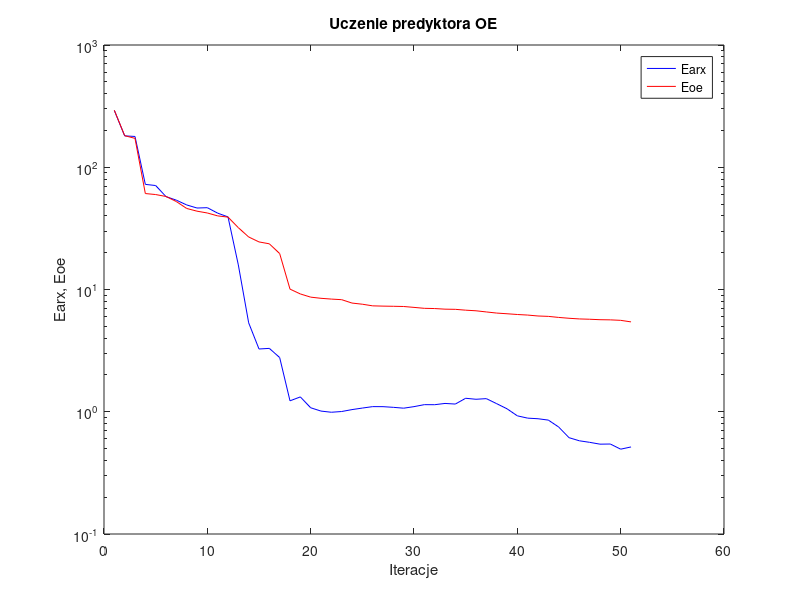
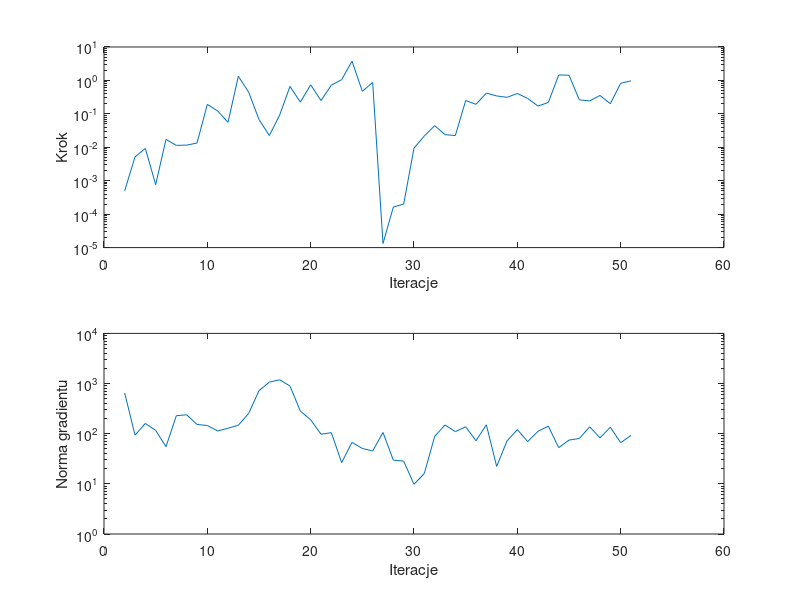

Source code (MATLAB) for these figures, in order:
%uczenie predyktora oe
clear all;
n=0; farx(n+1)=2.912483e+002; foe(n+1)=2.925609e+002; wspucz(n+1)=0.000000e+000; ng(n+1)=0.000000e+000;
%odnowa zmiennej metryki
n=1; farx(n+1)=1.805758e+002; foe(n+1)=1.812514e+002; krok(n+1)=4.988661e-004; ng(n+1)=6.520345e+002;
n=2; farx(n+1)=1.786003e+002; foe(n+1)=1.722948e+002; krok(n+1)=5.167850e-003; ng(n+1)=9.356695e+001;
n=3; farx(n+1)=7.244323e+001; foe(n+1)=6.094337e+001; krok(n+1)=9.258382e-003; ng(n+1)=1.600581e+002;
n=4; farx(n+1)=7.086483e+001; foe(n+1)=5.980168e+001; krok(n+1)=7.625735e-004; ng(n+1)=1.163085e+002;
n=5; farx(n+1)=5.754314e+001; foe(n+1)=5.766818e+001; krok(n+1)=1.725161e-002; ng(n+1)=5.521372e+001;
n=6; farx(n+1)=5.379779e+001; foe(n+1)=5.242102e+001; krok(n+1)=1.142218e-002; ng(n+1)=2.284176e+002;
n=7; farx(n+1)=4.918230e+001; foe(n+1)=4.602245e+001; krok(n+1)=1.160327e-002; ng(n+1)=2.385695e+002;
n=8; farx(n+1)=4.639943e+001; foe(n+1)=4.372541e+001; krok(n+1)=1.340015e-002; ng(n+1)=1.529650e+002;
n=9; farx(n+1)=4.668788e+001; foe(n+1)=4.225758e+001; krok(n+1)=1.919924e-001; ng(n+1)=1.456113e+002;
n=10; farx(n+1)=4.212438e+001; foe(n+1)=4.001318e+001; krok(n+1)=1.221144e-001; ng(n+1)=1.135891e+002;
n=11; farx(n+1)=3.925249e+001; foe(n+1)=3.909126e+001; krok(n+1)=5.576355e-002; ng(n+1)=1.282701e+002;
n=12; farx(n+1)=1.587913e+001; foe(n+1)=3.204437e+001; krok(n+1)=1.328755e+000; ng(n+1)=1.476093e+002;
n=13; farx(n+1)=5.337874e+000; foe(n+1)=2.689837e+001; krok(n+1)=4.448787e-001; ng(n+1)=2.531158e+002;
n=14; farx(n+1)=3.261157e+000; foe(n+1)=2.450168e+001; krok(n+1)=6.776944e-002; ng(n+1)=7.212932e+002;
n=15; farx(n+1)=3.299284e+000; foe(n+1)=2.364721e+001; krok(n+1)=2.243330e-002; ng(n+1)=1.066609e+003;
n=16; farx(n+1)=2.776245e+000; foe(n+1)=1.967810e+001; krok(n+1)=9.233170e-002; ng(n+1)=1.189894e+003;
n=17; farx(n+1)=1.228688e+000; foe(n+1)=1.007328e+001; krok(n+1)=6.614848e-001; ng(n+1)=8.912045e+002;
n=18; farx(n+1)=1.322421e+000; foe(n+1)=9.197784e+000; krok(n+1)=2.239477e-001; ng(n+1)=2.830965e+002;
n=19; farx(n+1)=1.078116e+000; foe(n+1)=8.660437e+000; krok(n+1)=7.382907e-001; ng(n+1)=1.893056e+002;
n=20; farx(n+1)=1.012720e+000; foe(n+1)=8.472253e+000; krok(n+1)=2.501044e-001; ng(n+1)=9.751913e+001;
n=21; farx(n+1)=9.906699e-001; foe(n+1)=8.348971e+000; krok(n+1)=7.203499e-001; ng(n+1)=1.048625e+002;
n=22; farx(n+1)=1.004501e+000; foe(n+1)=8.256682e+000; krok(n+1)=1.054352e+000; ng(n+1)=2.653080e+001;
n=23; farx(n+1)=1.041388e+000; foe(n+1)=7.746594e+000; krok(n+1)=3.765360e+000; ng(n+1)=6.715053e+001;
n=24; farx(n+1)=1.071947e+000; foe(n+1)=7.579288e+000; krok(n+1)=4.714530e-001; ng(n+1)=5.075063e+001;
n=25; farx(n+1)=1.101573e+000; foe(n+1)=7.350540e+000; krok(n+1)=8.674420e-001; ng(n+1)=4.523273e+001;
%odnowa zmiennej metryki
n=26; farx(n+1)=1.100653e+000; foe(n+1)=7.312744e+000; krok(n+1)=1.323611e-005; ng(n+1)=1.057020e+002;
n=27; farx(n+1)=1.086823e+000; foe(n+1)=7.290592e+000; krok(n+1)=1.629540e-004; ng(n+1)=2.969313e+001;
n=28; farx(n+1)=1.069649e+000; foe(n+1)=7.261364e+000; krok(n+1)=2.006209e-004; ng(n+1)=2.837624e+001;
n=29; farx(n+1)=1.101245e+000; foe(n+1)=7.139976e+000; krok(n+1)=9.447410e-003; ng(n+1)=9.797124e+000;
n=30; farx(n+1)=1.143102e+000; foe(n+1)=7.015291e+000; krok(n+1)=2.191235e-002; ng(n+1)=1.612003e+001;
n=31; farx(n+1)=1.141938e+000; foe(n+1)=6.985765e+000; krok(n+1)=4.438543e-002; ng(n+1)=8.837809e+001;
n=32; farx(n+1)=1.169571e+000; foe(n+1)=6.905429e+000; krok(n+1)=2.390821e-002; ng(n+1)=1.491654e+002;
n=33; farx(n+1)=1.156085e+000; foe(n+1)=6.883451e+000; krok(n+1)=2.243330e-002; ng(n+1)=1.099241e+002;
n=34; farx(n+1)=1.288929e+000; foe(n+1)=6.775113e+000; krok(n+1)=2.498965e-001; ng(n+1)=1.374154e+002;
n=35; farx(n+1)=1.265088e+000; foe(n+1)=6.697831e+000; krok(n+1)=1.928435e-001; ng(n+1)=7.236017e+001;
n=36; farx(n+1)=1.280343e+000; foe(n+1)=6.553598e+000; krok(n+1)=4.170483e-001; ng(n+1)=1.504356e+002;
n=37; farx(n+1)=1.164618e+000; foe(n+1)=6.415774e+000; krok(n+1)=3.435737e-001; ng(n+1)=2.222448e+001;
n=38; farx(n+1)=1.057588e+000; foe(n+1)=6.333259e+000; krok(n+1)=3.116529e-001; ng(n+1)=7.172421e+001;
n=39; farx(n+1)=9.260021e-001; foe(n+1)=6.245421e+000; krok(n+1)=4.063898e-001; ng(n+1)=1.207026e+002;
n=40; farx(n+1)=8.866980e-001; foe(n+1)=6.178858e+000; krok(n+1)=2.894475e-001; ng(n+1)=6.962236e+001;
n=41; farx(n+1)=8.767488e-001; foe(n+1)=6.072006e+000; krok(n+1)=1.714306e-001; ng(n+1)=1.115233e+002;
n=42; farx(n+1)=8.545798e-001; foe(n+1)=6.028282e+000; krok(n+1)=2.193298e-001; ng(n+1)=1.414573e+002;
n=43; farx(n+1)=7.503293e-001; foe(n+1)=5.910235e+000; krok(n+1)=1.454334e+000; ng(n+1)=5.271156e+001;
n=44; farx(n+1)=6.137596e-001; foe(n+1)=5.816918e+000; krok(n+1)=1.435731e+000; ng(n+1)=7.454365e+001;
n=45; farx(n+1)=5.787506e-001; foe(n+1)=5.744713e+000; krok(n+1)=2.625380e-001; ng(n+1)=8.030415e+001;
n=46; farx(n+1)=5.621358e-001; foe(n+1)=5.711163e+000; krok(n+1)=2.431780e-001; ng(n+1)=1.371213e+002;
n=47; farx(n+1)=5.430993e-001; foe(n+1)=5.662639e+000; krok(n+1)=3.550835e-001; ng(n+1)=8.260185e+001;
n=48; farx(n+1)=5.445801e-001; foe(n+1)=5.645355e+000; krok(n+1)=2.007487e-001; ng(n+1)=1.345115e+002;
n=49; farx(n+1)=4.942098e-001; foe(n+1)=5.594569e+000; krok(n+1)=8.193164e-001; ng(n+1)=6.629759e+001;
n=50; farx(n+1)=5.153361e-001; foe(n+1)=5.433574e+000; krok(n+1)=9.709553e-001; ng(n+1)=9.256139e+001;

figure; semilogy(farx,'b'); hold on; semilogy(foe,'r'); xlabel('Iteracje'); ylabel('Earx, Eoe'); legend('Earx','Eoe'); title('Uczenie predyktora OE');
figure; subplot(2,1,1); semilogy(krok); xlabel('Iteracje'); ylabel('Krok');
subplot(2,1,2); semilogy(ng); xlabel('Iteracje'); ylabel('Norma gradientu');
Earx=farx(n+1)
Eoe=foe(n+1)
